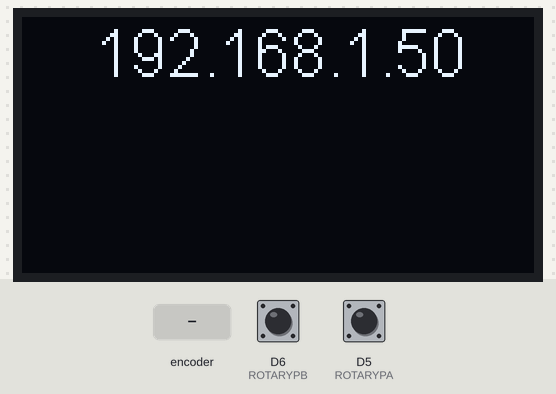
A program run on a simulated ESP8266 (Wemos D1 mini). On the bench: 128×64 one-colour display. The test bench sets the inputs (shaded band); at power-on: D5 (ROTARYPA) HIGH, D6 (ROTARYPB) HIGH. WiFi joins after 1.5 s; servers stay silent unless stated; what the program prints to the serial monitor is not drawn.

Above: at 2.7 s.
2.8 s: rotary encoder on D5 (ROTARYPA) / D6 (ROTARYPB) turned 3 steps (first pin leading)
At 3.6 s:
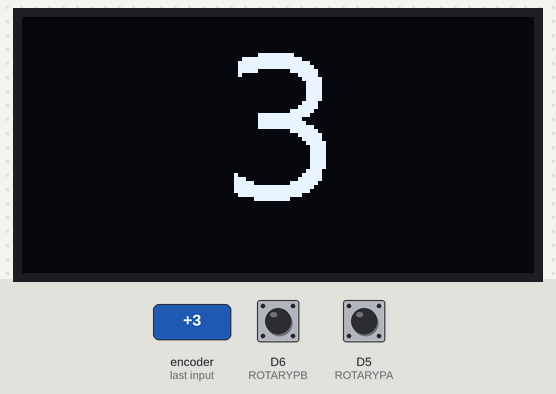
4.9 s: D5 (ROTARYPA) pulsed LOW 5 times (0.12 s each, 0.3 s apart)
At 6.5 s:
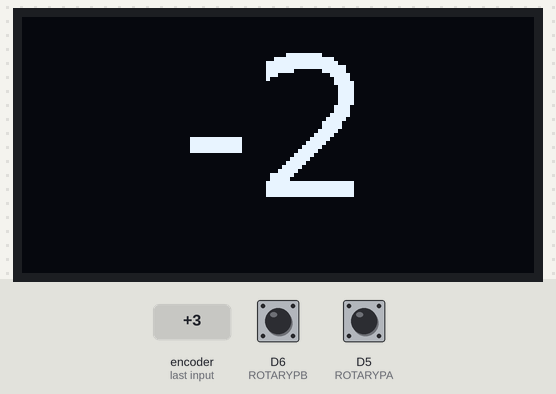
7.9 s: D5 (ROTARYPA) pulled LOW for 0.15 s
At 9.0 s:
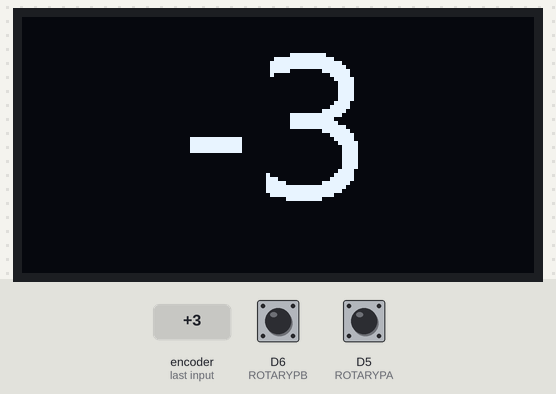
9.5 s: D5 (ROTARYPA) pulled LOW for 1 s
At 11.5 s:
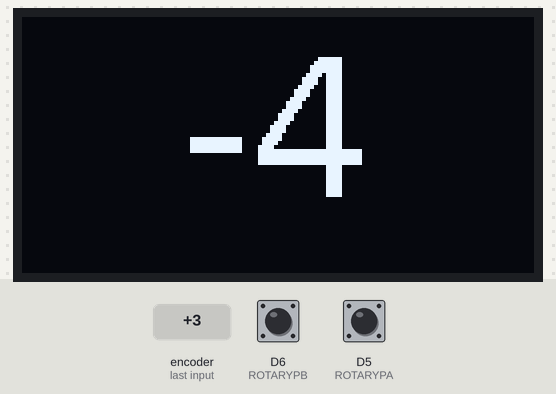
Timing chart, 0 to 13.0 s (numbered marks = the images above; inputs shaded):
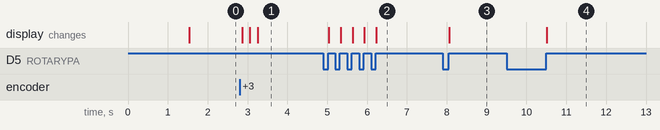

Measured:
- after the input at 2.8 s, the display: first changes after 0.07 s (image 1 shows a later state)
- after the input at 4.9 s, the display: first changes after 0.13 s (image 2 shows a later state)
- after the input at 7.9 s, the display: changes after 0.16 s (image 3)
- after the input at 9.5 s, the display: changes after 1.0 s (image 4)

The program:

main.cpp
```cpp
#include <Arduino.h>
#include <Wire.h>
#include <SSD1306.h>
#include <credentials.h>

#include <ESP8266WiFi.h>
#include <ESP8266WebServer.h>
#include <WebSocketsServer.h>
#include <ESP8266mDNS.h>

#include <Ticker.h>
#include <font.h>

SSD1306  display(0x3C, D2, D1);

// Running a web server
ESP8266WebServer server;

Ticker timer;

// Adding a websocket to the server
WebSocketsServer webSocket = WebSocketsServer(81);

// PROGMEM werkt niet. :(
static char webpage[] = R"=====(
<!doctype html>
<html lang="en">
  <head>
    <!-- Required meta tags -->
    <meta charset="utf-8">
    <meta name="viewport" content="width=device-width, initial-scale=1, shrink-to-fit=no">

    <!-- Bootstrap CSS -->
    <link rel="stylesheet" href="https://stackpath.bootstrapcdn.com/bootstrap/4.1.3/css/bootstrap.min.css" integrity="sha384-MCw98/SFnGE8fJT3GXwEOngsV7Zt27NXFoaoApmYm81iuXoPkFOJwJ8ERdknLPMO" crossorigin="anonymous">

    <title>Wemos</title>
    <style>
      .rotary {
        font-size: 3em;
      }
    </style>
  </head>
<body onload="javascript:init()">
<div class="container">
<h1>Wemos websocket rotary control</h1>
<p class="rotary" id="rotary">
</p>
</dvi>
<script>
  var webSocket;

  function init() {
    webSocket = new WebSocket('ws://' + window.location.hostname + ':81');
    webSocket.onmessage = function(event) {
      var data = JSON.parse(event.data);
      document.getElementById("rotary").innerHTML = data.value;
    }
  }
</script>
</body>
</html>
)=====";

#define ROTARYPA D5
#define ROTARYPB D6

long rotaryCount = 0;
long lastRotaryCount = 0;

void rotaryTurn();
void getData();

void setup() {

  WiFi.begin(WIFI_SSID, WIFI_PASSWORD);
  Serial.begin(115200);
  while(WiFi.status()!=WL_CONNECTED) {
    Serial.print(".");
    delay(500);
  }
  Serial.println("");
  Serial.print("IP Address: ");
  Serial.println(WiFi.localIP());

  display.init();
  display.setTextAlignment(TEXT_ALIGN_CENTER);
  display.setFont(ArialMT_Plain_16);
  display.drawString(64, 0, WiFi.localIP().toString());
  display.display();

  display.setFont(Dialog_plain_48);

  server.on("/",[](){
    server.send_P(200, "text/html", webpage);
  });
  server.begin();

  webSocket.begin();
  //webSocket.onEvent(webSocketEvent);

  pinMode(ROTARYPA, INPUT_PULLUP);
  pinMode(ROTARYPB, INPUT_PULLUP);

  digitalWrite (ROTARYPA, HIGH);   // enable pull-up
  digitalWrite (ROTARYPB, HIGH);   // enable pull-up

  attachInterrupt (ROTARYPA, rotaryTurn, RISING);

  timer.attach(5, getData);

  // Set up mDNS responder:
  // - first argument is the domain name, in this example
  //   the fully-qualified domain name is "esp8266.local"
  // - second argument is the IP address to advertise
  //   we send our IP address on the WiFi network
  if (!MDNS.begin(MDNS_NAME)) {
    Serial.println("Error setting up MDNS responder!");
    while (1) {
      delay(1000);
    }
  }
  Serial.println("mDNS responder started");

  // Start TCP (HTTP) server
  server.begin();
  Serial.println("TCP server started");

  // Add service to MDNS-SD
  MDNS.addService("http", "tcp", 80);
  MDNS.addService("ws", "tcp", 81);


}

void loop() {

  if (lastRotaryCount != rotaryCount) {
    lastRotaryCount = rotaryCount;
    display.clear();
    display.drawString(64, 0, String(rotaryCount));
    display.display();
    getData();
    Serial.println(rotaryCount);
  }
  server.handleClient();
  webSocket.loop();
}

void rotaryTurn()
{
  // Interrupt Service Routine for a change to Rotary Encoder pin A

  if (digitalRead (ROTARYPB)) {
     rotaryCount--;   // Turn it Down!
  } else {
     rotaryCount++;   // Turn it Up!
  }

}

void getData() {
  String json = "{\"value\":";
  json += rotaryCount;
  json += "}";
  webSocket.broadcastTXT(json.c_str(), json.length());

}
```
